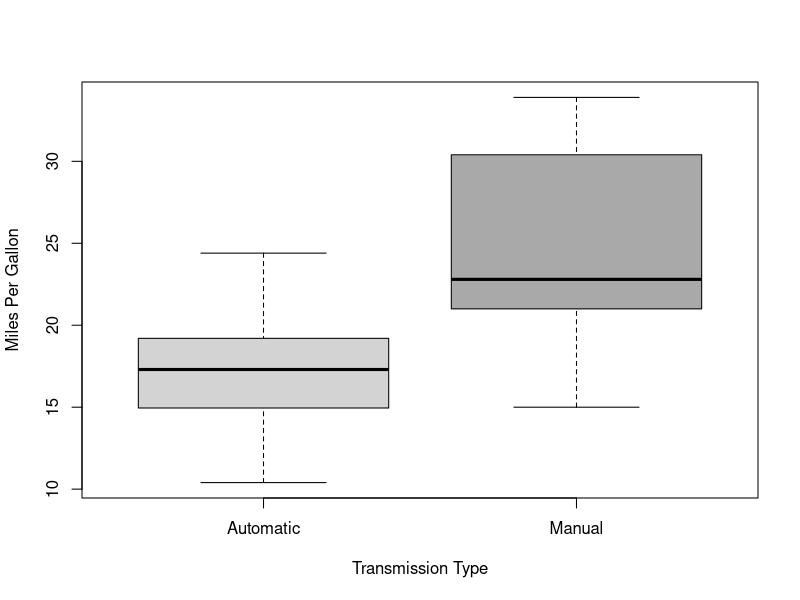
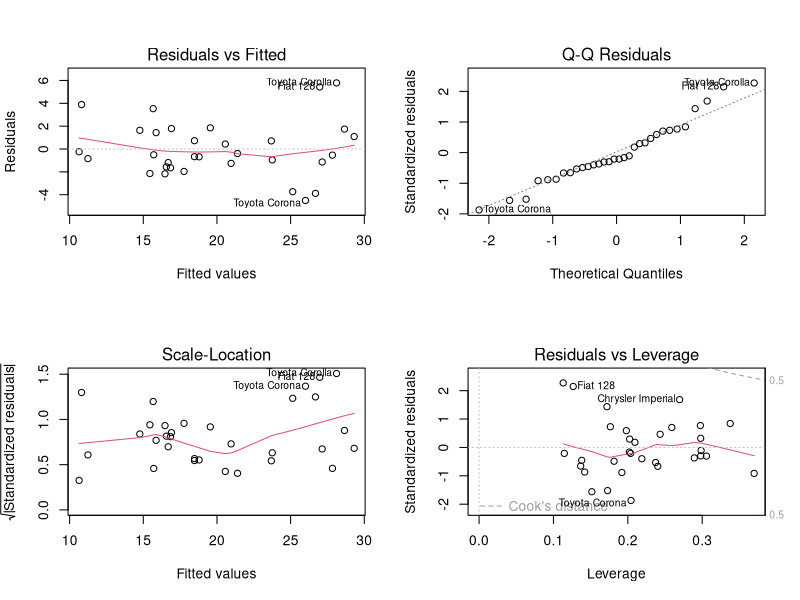

Write the R code that produced these figures, in order.
## ---- chunk 1
knitr::opts_chunk$set(echo = TRUE)
## ---- chunk 2
#Load needed library and data
library(ggplot2)

#Load data
data(mtcars)
#?mtcars

#according to ?mtcars, The data was extracted from the 1974 Motor Trend US magazine, 
#and comprises fuel consumption and 10 aspects of automobile design and 
#performance for 32 automobiles (1973–74 models). And that it is A data frame 
#with 32 observations on 11 (numeric) variables. 
#*Note that [, 9]	am	Transmission (0 = automatic, 1 = manual)

#Initial data exploration
str(mtcars)
head(mtcars)
## ---- chunk 3
#Change to factors for ease 
mtcars$vs <- factor(mtcars$vs)
mtcars$am <- factor(mtcars$am, labels=c("Automatic","Manual"))
mtcars$gear <- factor(mtcars$gear)
mtcars$carb <- factor(mtcars$carb)
mtcars$cyl <- factor(mtcars$cyl)
## ---- chunk 4
#Visual and mean validation of difference in mpg
boxplot(mpg ~ am, mtcars, col = (c("lightgrey","darkgrey")), ylab = "Miles Per Gallon", 
        xlab = "Transmission Type")
aggregate(mtcars$mpg,by=list(mtcars$am),FUN=mean)
## ---- chunk 5
#Linear regression for more in depth mpg validation
lmam<-lm(mpg~am,mtcars)
summary(lmam)
## ---- chunk 6
#Brief look for influential variables
summary(aov(mpg ~ ., mtcars))
## ---- chunk 7
#More inclusive model for mpg variance
lmam2<-lm(mpg ~ am + cyl + disp + wt + drat, mtcars)
summary(lmam2)
## ---- chunk 8
#Residual analysis for model validation
par(mfrow = c(2, 2))
plot(lmam2)
